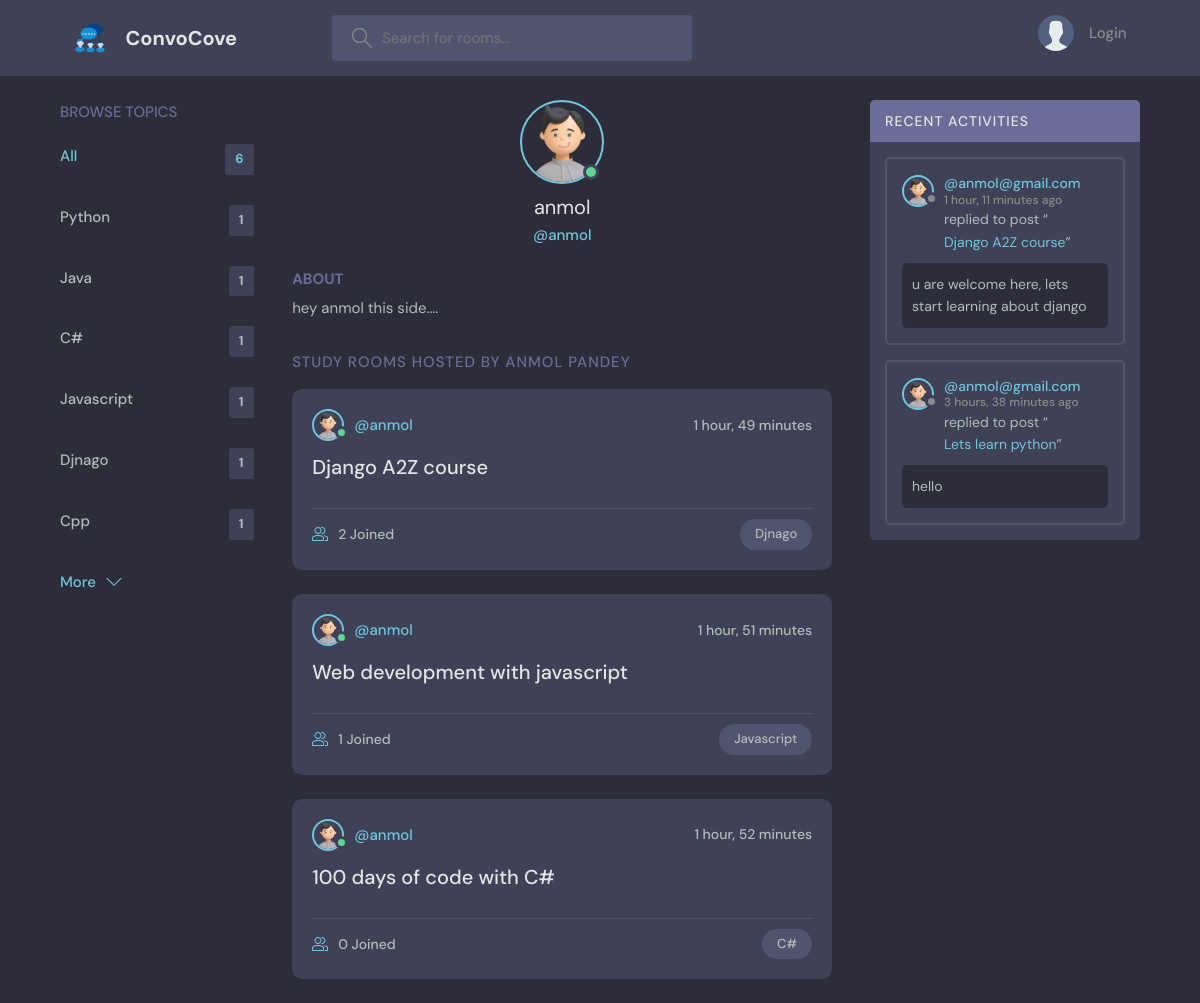
The app's page /profile/2/ with its own data.
### baseap/models.py (models this page shows, shortened)
class Topic(models.Model):
    name = models.CharField(max_length=200)

class User(AbstractUser):
    name = models.CharField(max_length=200, null=True)
    email = models.EmailField(unique=True, null=True)
    bio = models.TextField(null=True)
    avatar = models.ImageField(null=True, default="avatar.svg")
    USERNAME_FIELD = 'email'
    REQUIRED_FIELDS = []

class Room(models.Model):
    host = models.ForeignKey(User, on_delete=models.SET_NULL, null=True)
    topic = models.ForeignKey(Topic, on_delete=models.SET_NULL, null=True)
    name = models.CharField(max_length=200)
    description = models.TextField(null=True, blank=True)
    participants = models.ManyToManyField(User, related_name='participants', blank=True)
    updated = models.DateTimeField(auto_now=True)
    created = models.DateTimeField(auto_now_add=True)
    class Meta:
        ordering = ['-updated', '-created']
    def __str__(self):
        return self.name

class Message(models.Model):
    user = models.ForeignKey(User, on_delete=models.CASCADE)
    room = models.ForeignKey(Room, on_delete=models.CASCADE)
    body = models.TextField()
    updated = models.DateTimeField(auto_now=True)
    created = models.DateTimeField(auto_now_add=True)
    class Meta:
        ordering = ['-updated', '-created']

### baseap/views.py (the view)
# urls.py: path('profile/<str:pk>/',views.userProfile, name="user-profile"),
def userProfile(request,pk):
    user = User.objects.get(id=pk)
    rooms = user.room_set.all()
    room_messages = user.message_set.all()
    topics = Topic.objects.all()
    context = {'user':user, 'rooms':rooms,
                'room_messages':room_messages, 'topics':topics}
    return render(request, 'baseap/profile.html', context)

### baseap/templates/baseap/profile.html (shortened to what this page needs)
{% extends "main.html" %}
{% block content %}
  <main class="profile-page layout layout--3">
    <div class="container">
      {% include "baseap/topics_component.html" %}
      <div class="roomList">
        <div class="profile">
          <div class="profile__avatar">
            <div class="avatar avatar--large active">
              <img src="{{user.avatar.url}}" />
            </div>
          </div>
          <div class="profile__info">
            <h3>{{user.username}}</h3>
            <p>@{{user.username}}</p>
          </div>
          <div class="profile__about">
            <h3>About</h3>
            <p>
              {{user.bio}}
            </p>
          </div>
        </div>
        <div class="roomList__header">
          <div>
            <h2>Study Rooms Hosted by {{user.name}}</a>
            </h2>
          </div>
        </div>
        {% include "baseap/feed_component.html" %}
      </div>
      {% include "baseap/activity_component.html" %}
    </div>
  </main>
  {% endblock content %}

### templates/main.html (shortened to what this page needs)
<!DOCTYPE html>
{% load static %}
<html lang="en">
  <head>
    <link rel="stylesheet" href="{% static 'styles/style.css' %}" />
  </head>
  <body>
    {% include "navbar.html" %}
    {% block content %}
    {% endblock  %}
</html>

### templates/navbar.html (shortened to what this page needs)
{% load static %}
<header class="header header--loggedIn">
    <div class="container">
      <a href="{% url 'home' %}" class="header__logo">
        <img src="{% static 'images/logo.svg' %}" />
        <h1>ConvoCove</h1>
      </a>
      <form class="header__search" method="GET" action="{% url 'home' %}">
        <label>
          <input name="q" placeholder="Search for rooms..." />
        </label>
      </form>
      <nav class="header__menu">
        {% if request.user.is_authenticated %}
        <div class="header__user">
          <a href="{% url 'update-user' %}">
            <div class="avatar avatar--medium active">
              <img src="{{request.user.avatar.url}}" />
            </div>
            <p>{{request.user.username}} <span>@{{request.user.username}}</span></p>
          </a>
          <button class="dropdown-button">
            <svg version="1.1" xmlns="http://www.w3.org/2000/svg" width="32" height="32" viewBox="0 0 32 32">
              <title>chevron-down</title>
              <path d="M16 21l-13-13h-3l16 16 16-16h-3l-13 13z"></path>
            </svg>
          </button>
        </div>
        {% else %}
        <a href="{% url 'login' %}">
          <img src="{% static 'images/avatar.svg' %}" />
          <p>Login</p>
        </a>
        {% endif %}
      </nav>
    </div>
  </header>

### baseap/templates/baseap/topics_component.html
<div class="topics">
    <div class="topics__header">
      <h2>Browse Topics</h2>
    </div>
    <ul class="topics__list">
      <li>
        <a href="{% url 'home' %}" class="active">All <span>{{topics.count}}</span></a>
      </li>
      {% for topic in topics %}
      <li>
        <a href="{% url 'home' %}?q={{topic.name}}">{{topic.name}}<span>{{topic.room_set.all.count}}</span></a>
      </li>
      {% endfor %}
    </ul>
    <a class="btn btn--link" href="{% url 'topics' %}">
      More
      <svg version="1.1" xmlns="http://www.w3.org/2000/svg" width="32" height="32" viewBox="0 0 32 32">
        <title>chevron-down</title>
        <path d="M16 21l-13-13h-3l16 16 16-16h-3l-13 13z"></path>
      </svg>
    </a>
  </div>

### baseap/templates/baseap/feed_component.html (shortened to what this page needs)
{% for room in rooms %}
<div class="roomListRoom">
    <div class="roomListRoom__header">
      <a href="{% url 'user-profile' room.host.id %}" class="roomListRoom__author">
        <div class="avatar avatar--small active">
          <img src="{{room.host.avatar.url}}" />
        </div>
        <span>@{{room.host.username}}</span>
      </a>
      <div class="roomListRoom__actions">
        <span>{{room.created|timesince}}</span>
      </div>
    </div>
    <div class="roomListRoom__content">
      <a href="{% url 'room' room.id %}">{{room.name}}</a>
    </div>
    <div class="roomListRoom__meta">
      <a href="{% url 'room' room.id %}" class="roomListRoom__joined">
        {{room.participants.all.count}} Joined
      </a>
      <p class="roomListRoom__topic">{{room.topic.name}}</p>
    </div>
</div>
{% endfor %}

### baseap/templates/baseap/activity_component.html (shortened to what this page needs)
<div class="activities">
    <div class="activities__header">
      <h2>Recent Activities</h2>
    </div>
    {% for message in room_messages  %}
    <div class="activities__box">
      <div class="activities__boxHeader roomListRoom__header">
        <a href="{% url 'user-profile' message.user.id %}" class="roomListRoom__author">
          <div class="avatar avatar--small">
            <img src="{{message.user.avatar.url}}" />
          </div>
          <p>
            @{{message.user}}
            <span>{{message.created|timesince}} ago</span>
          </p>
        </a>
      </div>
      <div class="activities__boxContent">
        <p>replied to post “<a href="{% url 'room' message.room.id %}">{{message.room}}</a>”</p>
        <div class="activities__boxRoomContent">
          {{message.body}}
        </div>
      </div>
    </div>
    {% endfor %}
  </div>

### records on screen
Topic: name "Python", room_set.all.count "1"
Topic: name "Java", room_set.all.count "1"
Topic: name "C#", room_set.all.count "1"
Topic: name "Javascript", room_set.all.count "1"
Topic: name "Djnago", room_set.all.count "1"
Topic: name "Cpp", room_set.all.count "1"
User: avatar (picture), username "anmol", bio "hey anmol this side....", name "ANMOL PANDEY"
Room: host.avatar (picture), host.username "anmol", created "1 hour, 49 minutes", name "Django A2Z course", participants.all.count "2", topic.name "Djnago"
Room: host.avatar (picture), host.username "anmol", created "1 hour, 51 minutes", name "Web development with javascript", participants.all.count "1", topic.name "Javascript"
Room: host.avatar (picture), host.username "anmol", created "1 hour, 52 minutes", name "100 days of code with C#", participants.all.count "0", topic.name "C#"
Message: user.avatar (picture), user "anmol@gmail.com", created "1 hour, 11 minutes", room "Django A2Z course", body "u are welcome here, lets start learning about django"
Message: user.avatar (picture), user "anmol@gmail.com", created "3 hours, 38 minutes", room "Lets learn python", body "hello"

### other values on screen
{{ topics.count }} "6"
